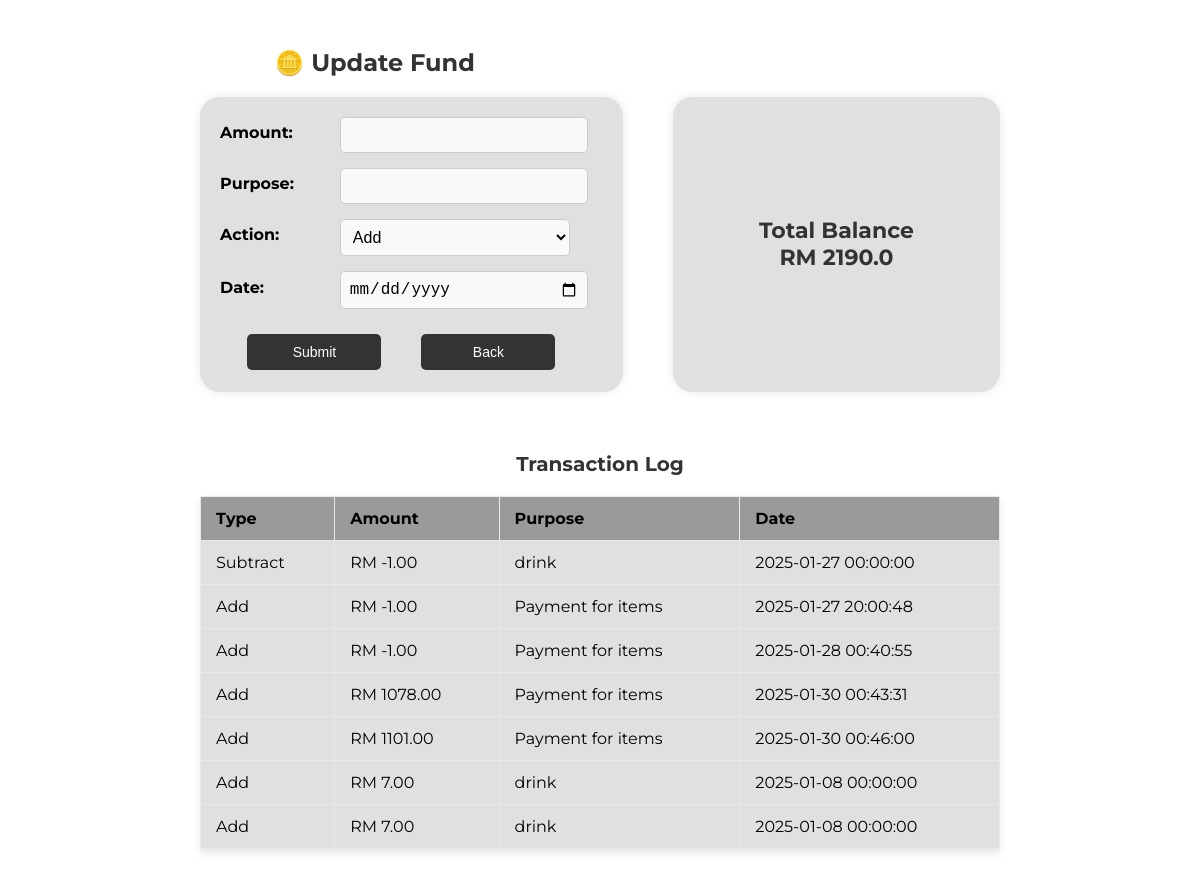
The app's page /updatefund, older data.
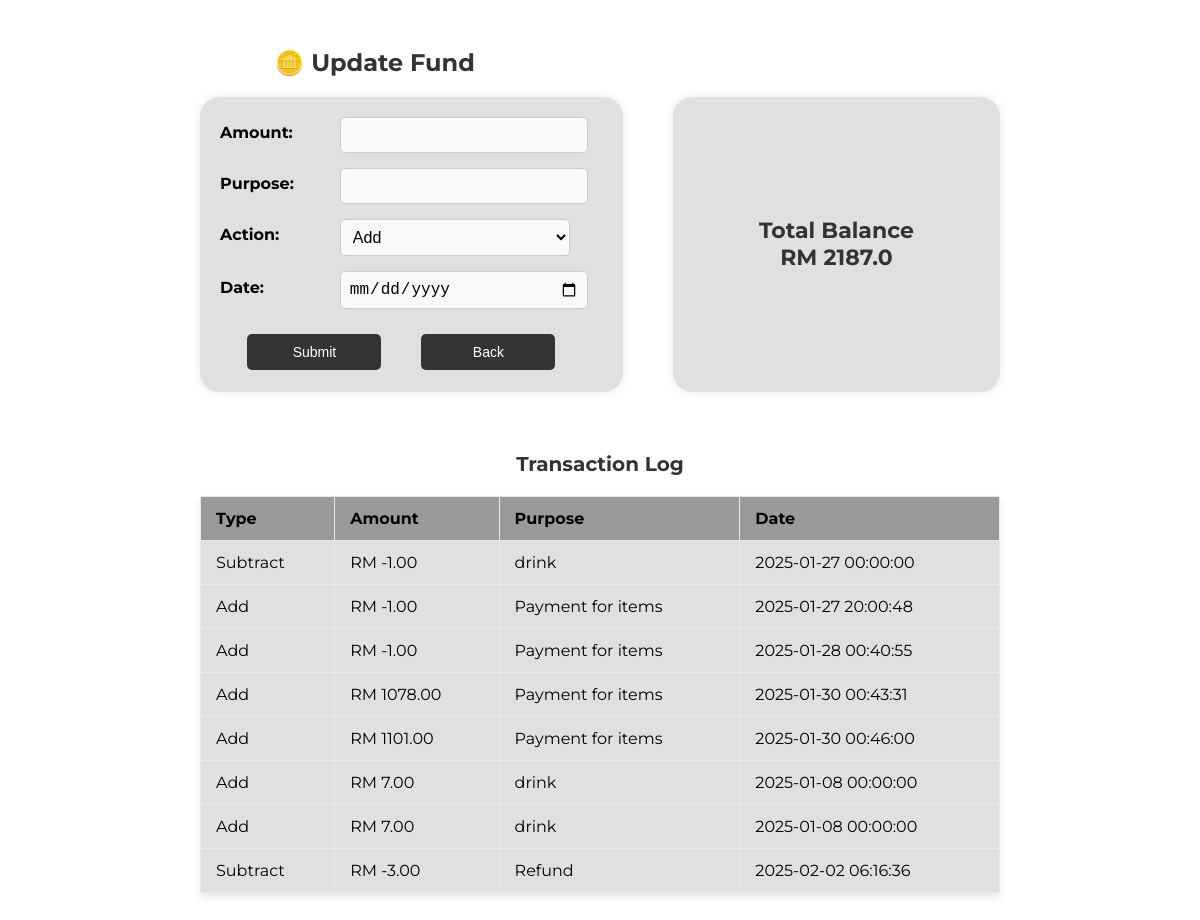
The same page, newer data.
### main.py (models this page shows)
class Sales(db.Model):
    id = db.Column(db.Integer, primary_key=True)
    type = db.Column(db.String(10))
    amount = db.Column(db.Float, nullable=False)
    purpose = db.Column(db.String(255), nullable=False)
    date = db.Column(db.DateTime, default=datetime)

### main.py (the view, shortened to what this page needs)
@tandtweb.route('/updatefund', methods=['GET', 'POST'])
def updatefund():
    transactions = Sales.query.all()
    total_balance = sum(
        transaction.amount if transaction.type == 'Add'
        else -transaction.amount
        for transaction in transactions
    )
    return render_template('fund.html', transactions=transactions, total_balance=total_balance)

### templates/fund.html (shortened to what this page needs)
<!DOCTYPE html>
<html lang="en">
<head>
    <link rel="stylesheet" href="/static/fund.css">
</head>
<body>
    <h2>🪙 Update Fund</h2>
    <div class="main-container">
        <div class="left-container">
            <form action="/updatefund" method="POST">
                <div class="form-group">
                    <label for="amount">Amount: </label>
                    <input type="number" step="0.01" name="amount" required><br>
                </div>
                <div class="form-group">
                    <label for="purpose">Purpose: </label>
                    <input type="text" name="purpose" required><br>
                </div>
                <div class="form-group">
                    <label for="action">Action: </label>
                    <select name="action" required>
                        <option value="add">Add</option>
                    </select><br>
                </div>
                <div class="form-group">
                    <label for="date">Date: </label>
                    <input type="date" name="date" required><br>
                </div>
                <div class="buttons-container">
                    <button type="submit">Submit</button><br>
                    <button type="button" onclick="window.location.href='/sponsorhome'">Back</button><br>
                </div>
            </form>
        </div>
        <div class="right-container">
            <h3>Total Balance<br> RM {{ total_balance | round(2) }}</h3>
        </div>
    </div>
    <h3>Transaction Log</h3>
    {% if transactions %}
    <table border="1">
        <thead>
            <tr>
                <th>Type</th>
                <th>Amount</th>
                <th>Purpose</th>
                <th>Date</th>
            </tr>
        </thead>
        <tbody>
            {% for transaction in transactions %}
            <tr>
                <td>{{ transaction.type }}</td>
                <td>
                    {% if transaction.type == 'Add' %}
                        RM {{ "%.2f" | format(transaction.amount) }}
                    {% else %}
                        RM {{ "-%.2f" | format(transaction.amount) }}
                    {% endif %}
                </td>
                <td>{{ transaction.purpose }}</td>
                <td>{{ transaction.date.strftime('%Y-%m-%d %H:%M:%S') }}</td>
            </tr>
            {% endfor %}
        </tbody>
    </table>
    {% else %}
    <p>No transactions to display.</p>
    {% endif %}
</body>
</html>

### static/fund.css (style rules this page uses)
body { font-family: 'Montserrat', sans-serif; background-color: #ffffff; display: flex; flex-direction: column; align-items: center; height: auto; padding-top: 20px; }
h2 { font-size: 24px; font-weight: bold; margin-bottom: 20px; color: #333; width: 55%; }
h3 { font-size: 20px; font-weight: bold; color: #333; }
.main-container { display: flex; justify-content: space-between; gap: 50px; width: 100%; max-width: 800px; margin-bottom: 40px; }
.left-container { flex: 2; display: flex; flex-direction: column; gap: 20px; font-weight: bold; background-color: #e0e0e0; padding: 15px 20px; border-radius: 20px; box-shadow: 0 0 10px rgba(0, 0, 0, 0.1); width: 100%; height: 265px; }
.right-container { flex: 1.5; display: flex; justify-content: center; align-items: center; flex-direction: column; background-color: #e0e0e0; padding: 15px 20px; border-radius: 20px; box-shadow: 0 0 10px rgba(0, 0, 0, 0.1); width: 100%; height: 265px; }
.right-container h3 { font-size: 22px; font-weight: bold; color: #333; text-align: center; }
.form-group { display: flex; align-items: center; margin-bottom: 10px; }
.form-group label { width: 30%; margin-right: 5px; font-size: 16px; }
.form-group input, .form-group select { width: 60%; padding: 8px; font-size: 16px; border-radius: 5px; border: 1px solid #ccc; }
input, select, button { width: 90%; padding: 10px; margin-top: 5px; border: 1px solid #ccc; background-color: #f9f9f9; }
.buttons-container { display: flex; gap: 20px; justify-content: center; width: 100%; margin-top: 10px; }
button { background-color: #333; color: white; border: none; padding: 10px 20px; border-radius: 5px; font-size: 14px; cursor: pointer; width: 35%; height: fit-content; margin-top: 15px; }
table { width: 100%; max-width: 800px; margin-bottom: 30px; border-collapse: collapse; background-color: #fff; box-shadow: 0 4px 8px rgba(0, 0, 0, 0.1); }
th, td { padding: 12px 15px; text-align: left; border: 1px solid #e9e9e9; }
th { background-color: #9a9a9a; font-weight: bold; }
td { background-color: #e0e0e0; }
tr:nth-child(even) { background-color: #f9f9f9; }

Row changes from the older to the newer data that the page shows:
added Sales: amount "-3.00"
Text that changed along with them:
{{ total_balance | round(2) }}: "2190.0" → "2187.0"
